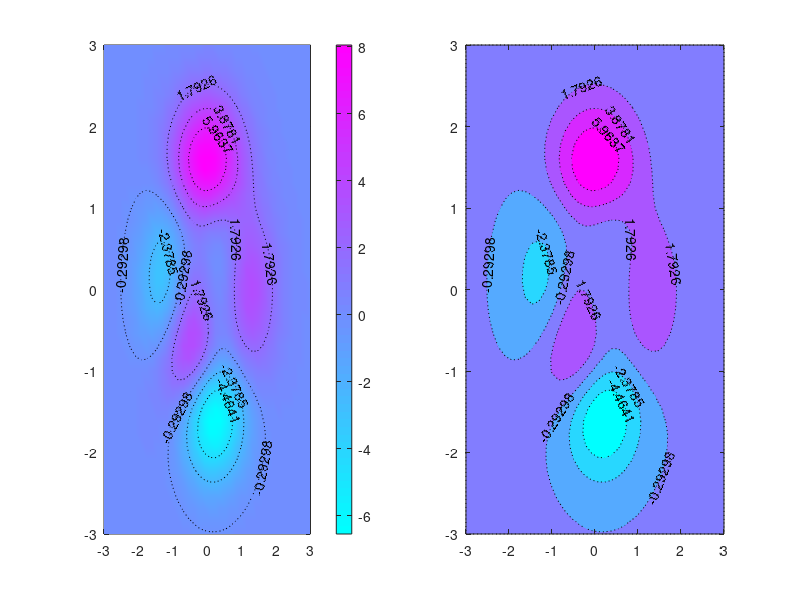

The MATLAB script that drew this image:
% 20130506 XY511 21:35
% AbrahamX @ NWPU
% Just another example on Pcolor, Contour and Contourf
clf;
clear;
[X, Y, Z] = peaks(40);  % We need the data. Or how could we do data mining
n = 6;  % Levels

% Plot
% title('\fontsize{12}Just another example on Pcolor')
subplot(121)
pcolor(X, Y, Z)
shading interp
zmax = max(max(Z));  % For max() & min(), read HELP to find more
zmin = min(min(Z));  % The largest & smallest number
caxis([zmin, zmax])
colorbar
hold on
C = contour(X, Y, Z, n, 'k:');
clabel(C)  % Marking randomly
hold off

subplot(122)
[C, h] = contourf(X, Y, Z, n, 'k:');
clabel(C, h)  % Well, you might not need this right away, But maybe I.T.F.
colormap(cool)
set(gcf, 'Color', 'w')
